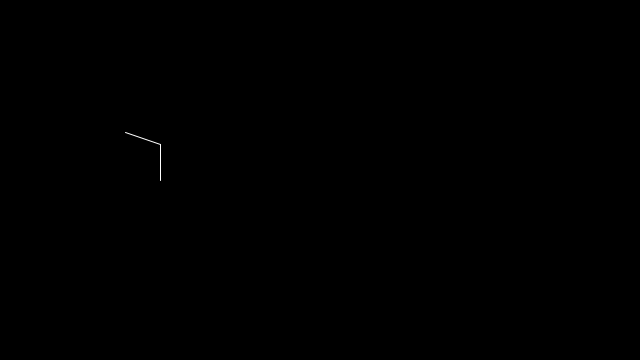
Frame 1 (no input)
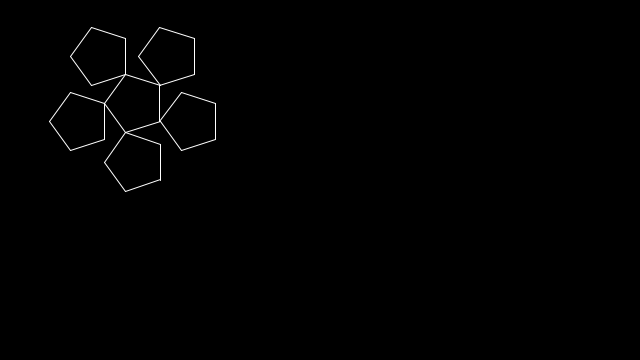
Frame 60 (the mouse pressed at the canvas centre just before this capture)
Frame 120 (the mouse held since frame 60 and released just before this capture): identical to frame 60, image omitted

The Processing sketch that drew these frames (run headless with seeded random() and noise(); from frame 60 on, the mouse is pressed at the canvas centre):

// Processing sketch: pentigree_example
// ── pentigree_example.pde
PentigreeLSystem ps;

void setup() {
  size(640, 360);
  ps = new PentigreeLSystem();
  ps.simulate(1);
}

void draw() {
  background(0);
  ps.render();
}




class PentigreeLSystem extends LSystem {

  int steps = 0;
  float somestep = 0.1;
  float xoff = 0.01;

  PentigreeLSystem() {
    axiom = "F-F-F-F-F";
    rule = "F-F++F+F-F-F";
    startLength = 60.0;
    theta = radians(72);  
    reset();
  }

  void useRule(String r_) {
    rule = r_;
  }

  void useAxiom(String a_) {
    axiom = a_;
  }

  void useLength(float l_) {
    startLength = l_;
  }

  void useTheta(float t_) {
    theta = radians(t_);
  }

  void reset() {
    production = axiom;
    drawLength = startLength;
    generations = 0;
  }

  int getAge() {
    return generations;
  }

  void render() {
    translate(width/4, height/2);
    steps += 3;          
    if (steps > production.length()) {
      steps = production.length();
    }

    for (int i = 0; i < steps; i++) {
      char step = production.charAt(i);
      if (step == 'F') {
        noFill();
        stroke(255);
        line(0, 0, 0, -drawLength);
        translate(0, -drawLength);
      } 
      else if (step == '+') {
        rotate(theta);
      } 
      else if (step == '-') {
        rotate(-theta);
      } 
      
    }
  }

}



class LSystem {

  int steps = 0;

  String axiom;
  String rule;
  String production;

  float startLength;
  float drawLength;
  float theta;

  int generations;

  LSystem() {

    axiom = "F";
    rule = "F+F-F";
    startLength = 90.0;
    theta = radians(120.0);
    reset();
  }

  void reset() {
    production = axiom;
    drawLength = startLength;
    generations = 0;
  }

  int getAge() {
    return generations;
  }
  
  void render() {
    translate(width/2, height/2);
    steps += 5;          
    if (steps > production.length()) {
      steps = production.length();
    }
    for (int i = 0; i < steps; i++) {
      char step = production.charAt(i);
      if (step == 'F') {
        rect(0, 0, -drawLength, -drawLength);
        noFill();
        translate(0, -drawLength);
      } 
      else if (step == '+') {
        rotate(theta);
      } 
      else if (step == '-') {
        rotate(-theta);
      } 
      
    }
  }
  
  void simulate(int gen) {
    while (getAge() < gen) {
      production = iterate(production, rule);
    }
  }

  String iterate(String prod_, String rule_) {
    drawLength = drawLength * 0.6;
    generations++;
    String newProduction = prod_;          
    newProduction = newProduction.replaceAll("F", rule_);
    System.out.printf(newProduction);
    return newProduction;
  }
}
